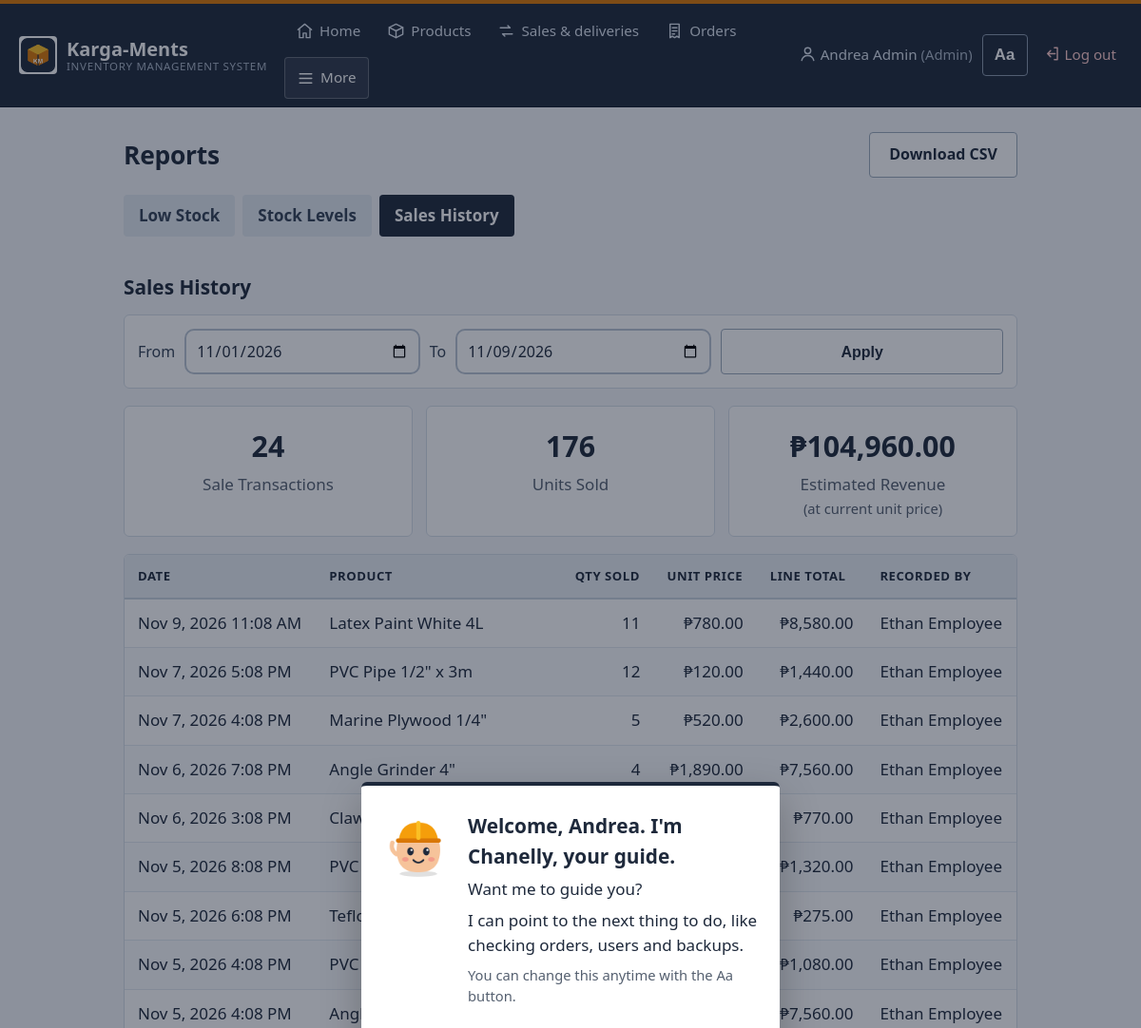
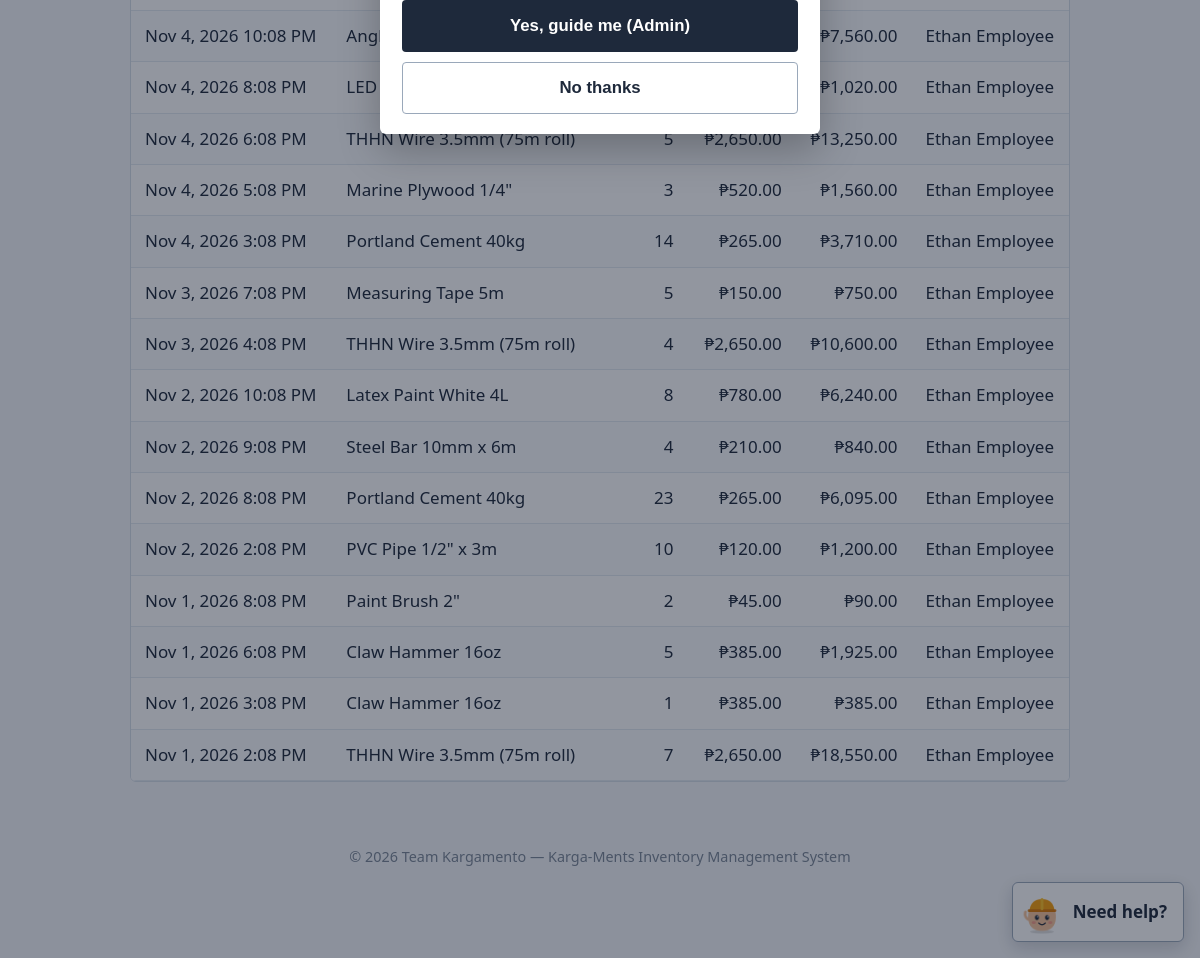
/reports/sales_history_report.php (signed in), run on the app's committed database (2 pictures, top to bottom).
### tables this page shows
CREATE TABLE Stock_Transaction (
    TransactionID   INT AUTO_INCREMENT PRIMARY KEY,
    ProductID       INT NOT NULL,
    UserID          INT NOT NULL,
    TransactionType VARCHAR(50) NOT NULL,    
    Quantity        INT NOT NULL,
    TransactionDate DATETIME NOT NULL DEFAULT CURRENT_TIMESTAMP,
    CONSTRAINT fk_st_product FOREIGN KEY (ProductID) REFERENCES Product(ProductID),
    CONSTRAINT fk_st_user FOREIGN KEY (UserID) REFERENCES User(UserID)
);

CREATE TABLE Product (
    ProductID    INT AUTO_INCREMENT PRIMARY KEY,
    Name         VARCHAR(255) NOT NULL,
    CategoryID   INT NOT NULL,
    SupplierID   INT NOT NULL,
    UnitPrice    NUMERIC(19,2) NOT NULL DEFAULT 0,
    Quantity     INT NOT NULL DEFAULT 0,
    MinThreshold INT NOT NULL DEFAULT 0,
    CONSTRAINT fk_product_category FOREIGN KEY (CategoryID) REFERENCES Category(CategoryID),
    CONSTRAINT fk_product_supplier FOREIGN KEY (SupplierID) REFERENCES Supplier(SupplierID)
);

CREATE TABLE User (
    UserID       INT AUTO_INCREMENT PRIMARY KEY,
    Username     VARCHAR(255) NOT NULL UNIQUE,
    PasswordHash VARCHAR(255) NOT NULL,
    FullName     VARCHAR(255) NOT NULL,
    RoleID       INT NOT NULL,
    SupplierID   INT NULL,
    Status       VARCHAR(50) NOT NULL DEFAULT 'active',
    CONSTRAINT fk_user_role     FOREIGN KEY (RoleID) REFERENCES Role(RoleID),
    CONSTRAINT fk_user_supplier FOREIGN KEY (SupplierID) REFERENCES Supplier(SupplierID) ON DELETE SET NULL
);

### public_html/config/config.php (called while the page is built, shortened)
<?php
if (!function_exists('url')) {
    function url(string $path = ''): string
    {
        return BASE_URL . '/' . ltrim($path, '/');
    }
}
if (!function_exists('e')) {
    function e($value): string
    {
        return htmlspecialchars((string)$value, ENT_QUOTES, 'UTF-8');
    }
}

### public_html/reports/sales_history_report.php (the view, shortened to what this page needs)
<?php
require_once __DIR__ . '/../includes/auth_check.php';
require_once __DIR__ . '/../includes/report_helpers.php';
$dateFrom = report_clean_date((string)($_GET['date_from'] ?? ''), date('Y-m-01'));
$dateTo   = report_clean_date((string)($_GET['date_to'] ?? ''), date('Y-m-d'));
$range = [$dateFrom . ' 00:00:00', $dateTo . ' 23:59:59'];
$stmt = $pdo->prepare(
    "SELECT COUNT(*) AS Cnt, COALESCE(SUM(st.Quantity), 0) AS Units,
            COALESCE(SUM(st.Quantity * p.UnitPrice), 0) AS Revenue
     FROM Stock_Transaction st
     JOIN Product p ON st.ProductID = p.ProductID
     WHERE st.TransactionType = 'Sale' AND st.TransactionDate BETWEEN ? AND ?"
);
$stmt->execute($range);
$totals = $stmt->fetch();
$wantsCsv = report_wants_csv();
$stmt = $pdo->prepare(
    "SELECT st.*, p.Name AS ProductName, p.UnitPrice, u.FullName AS UserName
     FROM Stock_Transaction st
     JOIN Product p ON st.ProductID = p.ProductID
     JOIN User u ON st.UserID = u.UserID
     WHERE st.TransactionType = 'Sale' AND st.TransactionDate BETWEEN ? AND ?
     ORDER BY st.TransactionDate DESC, st.TransactionID DESC"
     . ($wantsCsv ? '' : ' LIMIT ' . SALES_ROW_LIMIT)
);
$stmt->execute($range);
$sales = $stmt->fetchAll();
require_once __DIR__ . '/../includes/header.php';
?>
<div class="page-header">
    <h1>Reports</h1>
    <?php if ((int)$totals['Cnt'] > 0): ?>
        <a class="btn btn-secondary" href="<?= e(report_csv_url('reports/sales_history_report.php')) ?>">Download CSV</a>
    <?php endif; ?>
</div>
<h2>Sales History</h2>
<form class="search-bar" method="GET" action="<?= e(url('reports/sales_history_report.php')) ?>">
    <label class="check-label">From <input type="date" name="date_from" value="<?= e($dateFrom) ?>"></label>
    <label class="check-label">To <input type="date" name="date_to" value="<?= e($dateTo) ?>"></label>
    <button class="btn btn-secondary" type="submit">Apply</button>
</form>
<div class="card-grid">
    <div class="card"><h3><?= number_format((int)$totals['Cnt']) ?></h3><p>Sale Transactions</p></div>
    <div class="card"><h3><?= number_format((int)$totals['Units']) ?></h3><p>Units Sold</p></div>
    <div class="card"><h3>₱<?= number_format((float)$totals['Revenue'], 2) ?></h3><p>Estimated Revenue</p>
        <small class="text-muted">(at current unit price)</small>
    </div>
</div>
<?php if (count($sales) === 0): ?>
    <div class="empty-state">No sales recorded in this date range.</div>
<?php else: ?>
    <div class="table-wrap">
    <table class="data-table">
        <thead>
            <tr><th>Date</th><th>Product</th><th>Qty Sold</th><th>Unit Price</th><th>Line Total</th><th>Recorded By</th></tr>
        </thead>
        <tbody>
            <?php foreach ($sales as $s): ?>
                <tr>
                    <td><?= e(date('M j, Y g:i A', strtotime($s['TransactionDate']))) ?></td>
                    <td><?= e($s['ProductName']) ?></td>
                    <td class="num"><?= (int)$s['Quantity'] ?></td>
                    <td class="num">₱<?= number_format((float)$s['UnitPrice'], 2) ?></td>
                    <td class="num">₱<?= number_format((int)$s['Quantity'] * (float)$s['UnitPrice'], 2) ?></td>
                    <td><?= e($s['UserName']) ?></td>
                </tr>
            <?php endforeach; ?>
        </tbody>
    </table>
    </div>
<?php endif; ?>
<?php require_once __DIR__ . '/../includes/footer.php'; ?>

### public_html/assets/css/style.css (style rules this page uses)
:root { --navy: #1e293b; --navy-2: #334155; --amber: #d97706; --amber-dark: #b45309; --bg: #f1f5f9; --card: #ffffff; --text: #1e293b; --muted: #556070; --line: #d5dde7; --red: #b91c1c; --green: #166534; --radius: 6px; --tap: 48px; --shadow: 0 1px 2px rgba(15, 23, 42, 0.06); }
* { box-sizing: border-box; }
html { font-size: 100%; -webkit-text-size-adjust: 100%; }
body { margin: 0; font-family: 'Segoe UI', Roboto, Arial, sans-serif; font-size: 1.0625rem; line-height: 1.55; background: #f4f6f9; color: var(--text); }
a { color: var(--amber-dark); text-decoration: underline; text-underline-offset: 2px; }
h1 { font-size: 1.65rem; line-height: 1.25; margin: 0.4em 0 0.6em; font-weight: 650; letter-spacing: -0.01em; }
h2 { font-size: 1.3rem; margin: 1.8em 0 0.6em; }
h3 { font-size: 1.12rem; }
small, .text-muted { color: var(--muted); font-size: 0.92rem; }
.text-muted { display: block; }
.page-header { display: flex; align-items: center; justify-content: space-between; gap: 12px; flex-wrap: wrap; margin: 6px 0 18px; }
.page-header h1 { margin: 0; }
.card { background: var(--card); border-radius: var(--radius); padding: 18px 20px; border: 1px solid var(--line); text-align: center; }
.card h3 { margin: 0 0 4px; font-size: 1.9rem; }
.card p { margin: 0; color: var(--muted); }
.card-grid { display: grid; grid-template-columns: repeat(auto-fit, minmax(190px, 1fr)); gap: 14px; margin: 18px 0; }
.btn { display: inline-flex; align-items: center; justify-content: center; gap: 8px; min-height: var(--tap); padding: 10px 20px; border: 1px solid transparent; border-radius: 4px; background: var(--navy); color: #fff; font-size: 1rem; font-weight: 600; line-height: 1.2; cursor: pointer; text-decoration: none; text-align: center; }
.btn-secondary { background: #fff; color: var(--navy); border-color: #9aa8ba; }
.form-group input, .form-group select, .form-group textarea, .search-bar input, .search-bar select, .login-box input { width: 100%; min-height: var(--tap); padding: 10px 12px; border: 1px solid #9aa8ba; border-radius: 4px; font-size: 1rem; font-family: inherit; background: #fff; color: var(--text); }
.search-bar { display: grid; grid-template-columns: repeat(auto-fit, minmax(170px, 1fr)); gap: 10px; margin-bottom: 14px; background: #fff; padding: 14px; border-radius: var(--radius); border: 1px solid var(--line); align-items: center; }
.search-bar input[type="date"] { min-width: 0; }
.check-label { display: inline-flex; align-items: center; gap: 10px; min-height: var(--tap); font-size: 1rem; color: var(--navy-2); cursor: pointer; }
.check-label input[type="date"] { flex: 1; min-width: 0; min-height: var(--tap); padding: 8px 10px; border: 2px solid #b9c4d2; border-radius: 10px; font-size: 1rem; font-family: inherit; }
.table-wrap { overflow-x: auto; -webkit-overflow-scrolling: touch; border-radius: var(--radius); border: 1px solid var(--line); }
.data-table { width: 100%; border-collapse: collapse; background: #fff; }
.data-table th, .data-table td { padding: 12px 14px; text-align: left; border-bottom: 1px solid #e2e8f0; vertical-align: middle; }
.data-table th { background: #e9eef4; font-size: 0.82rem; text-transform: uppercase; letter-spacing: .04em; color: var(--navy); font-weight: 700; white-space: nowrap; border-bottom: 2px solid #c8d2de; }
.data-table tbody tr:nth-child(even) { background: #f8fafc; }
.data-table td.num { text-align: right; white-space: nowrap; }

### data on the page
stock_transaction: TransactionDate "Nov 9, 2026 11:08 AM", ProductID.Name "Latex Paint White 4L", Quantity "11", ProductID.UnitPrice "780.00", (int)$s['Quantity']*(float)$s['UnitPrice'] "8,580.00", UserID.FullName "Ethan Employee"
stock_transaction: TransactionDate "Nov 7, 2026 5:08 PM", ProductID.Name "PVC Pipe 1/2\" x 3m", Quantity "12", ProductID.UnitPrice "120.00", (int)$s['Quantity']*(float)$s['UnitPrice'] "1,440.00", UserID.FullName "Ethan Employee"
stock_transaction: TransactionDate "Nov 7, 2026 4:08 PM", ProductID.Name "Marine Plywood 1/4\"", Quantity "5", ProductID.UnitPrice "520.00", (int)$s['Quantity']*(float)$s['UnitPrice'] "2,600.00", UserID.FullName "Ethan Employee"
stock_transaction: TransactionDate "Nov 6, 2026 7:08 PM", ProductID.Name "Angle Grinder 4\"", Quantity "4", ProductID.UnitPrice "1,890.00", (int)$s['Quantity']*(float)$s['UnitPrice'] "7,560.00", UserID.FullName "Ethan Employee"
stock_transaction: TransactionDate "Nov 6, 2026 3:08 PM", ProductID.Name "Claw…", (int)$s['Quantity']*(float)$s['UnitPrice'] "770.00", UserID.FullName "Ethan Employee"
stock_transaction: TransactionDate "Nov 5, 2026 8:08 PM", ProductID.Name "PVC…", (int)$s['Quantity']*(float)$s['UnitPrice'] "1,320.00", UserID.FullName "Ethan Employee"
stock_transaction: TransactionDate "Nov 5, 2026 6:08 PM", ProductID.Name "Teflon…", (int)$s['Quantity']*(float)$s['UnitPrice'] "275.00", UserID.FullName "Ethan Employee"
stock_transaction: TransactionDate "Nov 5, 2026 4:08 PM", ProductID.Name "PVC…", (int)$s['Quantity']*(float)$s['UnitPrice'] "1,080.00", UserID.FullName "Ethan Employee"
stock_transaction: TransactionDate "Nov 5, 2026 4:08 PM", ProductID.Name "Angle…", (int)$s['Quantity']*(float)$s['UnitPrice'] "7,560.00", UserID.FullName "Ethan Employee"
stock_transaction: TransactionDate "Nov 4, 2026 10:08 PM", ProductID.Name "Angle…", (int)$s['Quantity']*(float)$s['UnitPrice'] "7,560.00", UserID.FullName "Ethan Employee"
stock_transaction: TransactionDate "Nov 4, 2026 8:08 PM", ProductID.Name "LED…", (int)$s['Quantity']*(float)$s['UnitPrice'] "1,020.00", UserID.FullName "Ethan Employee"
stock_transaction: TransactionDate "Nov 4, 2026 6:08 PM", ProductID.Name "THHN Wire 3.5mm (75m roll)", Quantity "5", ProductID.UnitPrice "2,650.00", (int)$s['Quantity']*(float)$s['UnitPrice'] "13,250.00", UserID.FullName "Ethan Employee"
stock_transaction: TransactionDate "Nov 4, 2026 5:08 PM", ProductID.Name "Marine Plywood 1/4\"", Quantity "3", ProductID.UnitPrice "520.00", (int)$s['Quantity']*(float)$s['UnitPrice'] "1,560.00", UserID.FullName "Ethan Employee"
stock_transaction: TransactionDate "Nov 4, 2026 3:08 PM", ProductID.Name "Portland Cement 40kg", Quantity "14", ProductID.UnitPrice "265.00", (int)$s['Quantity']*(float)$s['UnitPrice'] "3,710.00", UserID.FullName "Ethan Employee"
stock_transaction: TransactionDate "Nov 3, 2026 7:08 PM", ProductID.Name "Measuring Tape 5m", Quantity "5", ProductID.UnitPrice "150.00", (int)$s['Quantity']*(float)$s['UnitPrice'] "750.00", UserID.FullName "Ethan Employee"
stock_transaction: TransactionDate "Nov 3, 2026 4:08 PM", ProductID.Name "THHN Wire 3.5mm (75m roll)", Quantity "4", ProductID.UnitPrice "2,650.00", (int)$s['Quantity']*(float)$s['UnitPrice'] "10,600.00", UserID.FullName "Ethan Employee"
stock_transaction: TransactionDate "Nov 2, 2026 10:08 PM", ProductID.Name "Latex Paint White 4L", Quantity "8", ProductID.UnitPrice "780.00", (int)$s['Quantity']*(float)$s['UnitPrice'] "6,240.00", UserID.FullName "Ethan Employee"
stock_transaction: TransactionDate "Nov 2, 2026 9:08 PM", ProductID.Name "Steel Bar 10mm x 6m", Quantity "4", ProductID.UnitPrice "210.00", (int)$s['Quantity']*(float)$s['UnitPrice'] "840.00", UserID.FullName "Ethan Employee"
stock_transaction: TransactionDate "Nov 2, 2026 8:08 PM", ProductID.Name "Portland Cement 40kg", Quantity "23", ProductID.UnitPrice "265.00", (int)$s['Quantity']*(float)$s['UnitPrice'] "6,095.00", UserID.FullName "Ethan Employee"
stock_transaction: TransactionDate "Nov 2, 2026 2:08 PM", ProductID.Name "PVC Pipe 1/2\" x 3m", Quantity "10", ProductID.UnitPrice "120.00", (int)$s['Quantity']*(float)$s['UnitPrice'] "1,200.00", UserID.FullName "Ethan Employee"
stock_transaction: TransactionDate "Nov 1, 2026 8:08 PM", ProductID.Name "Paint Brush 2\"", Quantity "2", ProductID.UnitPrice "45.00", (int)$s['Quantity']*(float)$s['UnitPrice'] "90.00", UserID.FullName "Ethan Employee"
stock_transaction: TransactionDate "Nov 1, 2026 6:08 PM", ProductID.Name "Claw Hammer 16oz", Quantity "5", ProductID.UnitPrice "385.00", (int)$s['Quantity']*(float)$s['UnitPrice'] "1,925.00", UserID.FullName "Ethan Employee"
stock_transaction: TransactionDate "Nov 1, 2026 3:08 PM", ProductID.Name "Claw Hammer 16oz", Quantity "1", ProductID.UnitPrice "385.00", (int)$s['Quantity']*(float)$s['UnitPrice'] "385.00", UserID.FullName "Ethan Employee"
stock_transaction: TransactionDate "Nov 1, 2026 2:08 PM", ProductID.Name "THHN Wire 3.5mm (75m roll)", Quantity "7", ProductID.UnitPrice "2,650.00", (int)$s['Quantity']*(float)$s['UnitPrice'] "18,550.00", UserID.FullName "Ethan Employee"

### other printed values
$n[2] "Home"
$n[2] "Products"
$n[2] "Sales & deliveries"
$n[2] "Orders"
$_SESSION['full_name'] "Andrea Admin"
$role "Admin"
$label "Low Stock"
$label "Stock Levels"
$label "Sales History"
$totals['Cnt'] "24"
$totals['Units'] "176"
$totals['Revenue'] "104,960.00"
